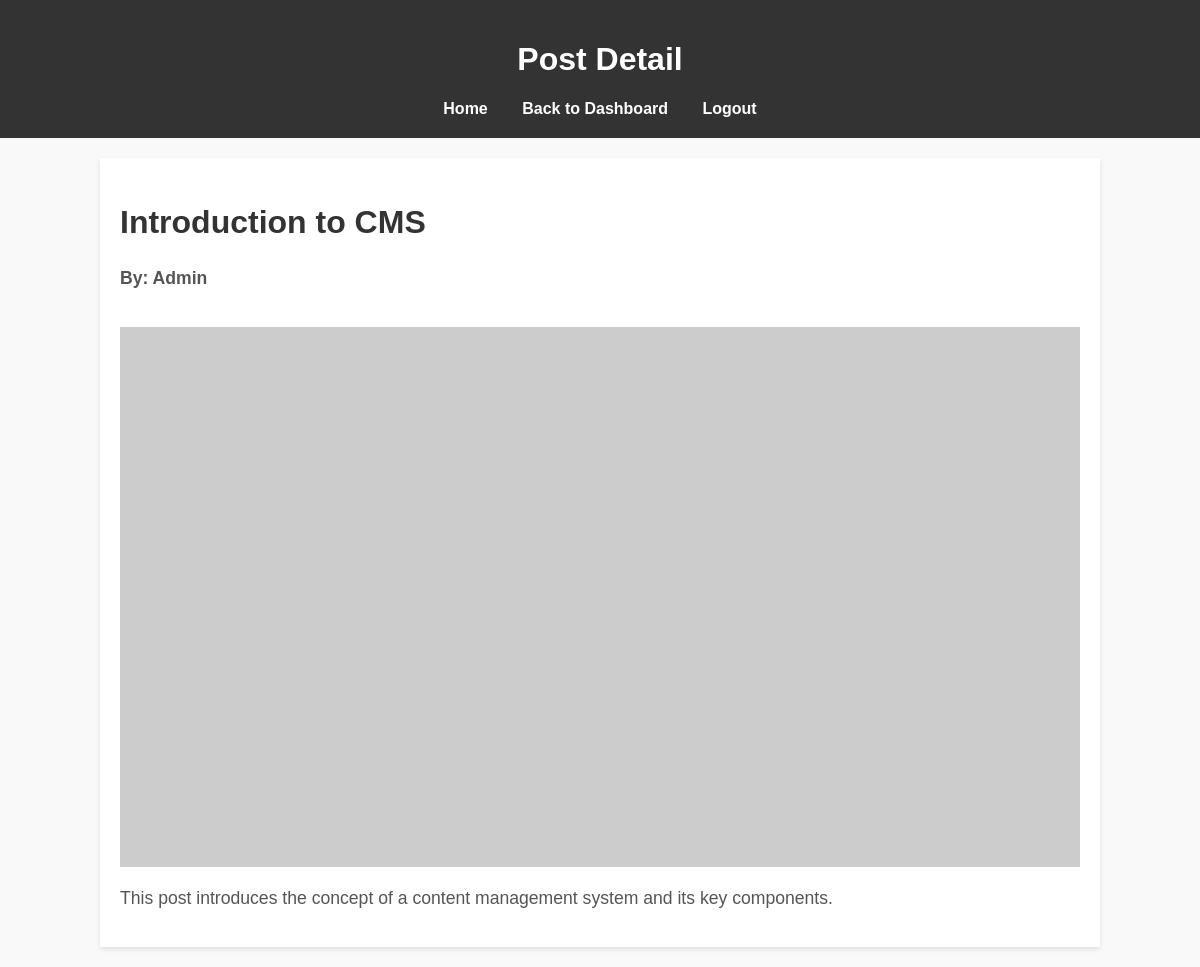
Page /user/detail.php?id=1 (signed in) on the committed database.
### tables this page shows
CREATE TABLE `posts` (
  `POST_ID` int(11) NOT NULL,
  `USER_ID` int(11) DEFAULT NULL,
  `TITLE` varchar(255) NOT NULL,
  `CONTENT` text NOT NULL,
  `IMAGE` varchar(255) DEFAULT NULL,
  `CREATED_AT` timestamp NOT NULL DEFAULT current_timestamp(),
  `UPDATED_AT` timestamp NOT NULL DEFAULT current_timestamp() ON UPDATE current_timestamp()
);

CREATE TABLE `users` (
  `USER_ID` int(11) NOT NULL,
  `USERNAME` varchar(255) NOT NULL,
  `PASSWORD` varchar(255) NOT NULL,
  `ROLE` enum('user','admin') DEFAULT 'user',
  `CREATED_AT` timestamp NOT NULL DEFAULT current_timestamp(),
  `UPDATED_AT` timestamp NOT NULL DEFAULT current_timestamp() ON UPDATE current_timestamp()
);

### user/detail.php (the view, shortened to what this page needs)
<?php
include('../db.php');
$postId = $_GET['id'];
$query = "SELECT p.POST_ID, p.TITLE, p.CONTENT, p.IMAGE, u.USERNAME FROM POSTS p JOIN USERS u ON p.USER_ID = u.USER_ID WHERE p.POST_ID = $postId";
$result = $conn->query($query);
$post = $result->fetch_assoc();
?>
<!DOCTYPE html>
<html lang="en">
<head>
</head>
<body>
    <header>
        <h1>Post Detail</h1>
        <nav>
            <a href="../index.php">Home</a>
            <a href="index.php">Back to Dashboard</a>
            <a href="logout.php">Logout</a>
        </nav>
    </header>
    <main>
        <div class="post-detail">
            <h2><?php echo $post['TITLE']; ?></h2>
            <p><strong>By: <?php echo $post['USERNAME']; ?></strong></p>
            <img src="<?php echo $post['IMAGE']; ?>" alt="Post Image">
            <p><?php echo $post['CONTENT']; ?></p>
        </div>
    </main>
</body>
</html>

### user/detail.php (style rules this page uses)
body { font-family: Arial, sans-serif; background-color: #f9f9f9; margin: 0; padding: 0; }
header { background-color: #333; color: white; padding: 20px; text-align: center; }
nav { margin-top: 10px; }
nav a { color: white; text-decoration: none; font-weight: bold; margin: 0 15px; }
.post-detail { background-color: white; padding: 20px; margin: 20px auto; width: 80%; box-shadow: 0 2px 5px rgba(0, 0, 0, 0.1); }
.post-detail h2 { font-size: 2em; color: #333; }
.post-detail p { color: #555; font-size: 1.1em; }
.post-detail img { width: 100%; height: auto; margin-top: 20px; }

### rows in the picture
posts: TITLE "Introduction to CMS", USER_ID.USERNAME "Admin", CONTENT "This post introduces the concept of a content management system and its key components."
